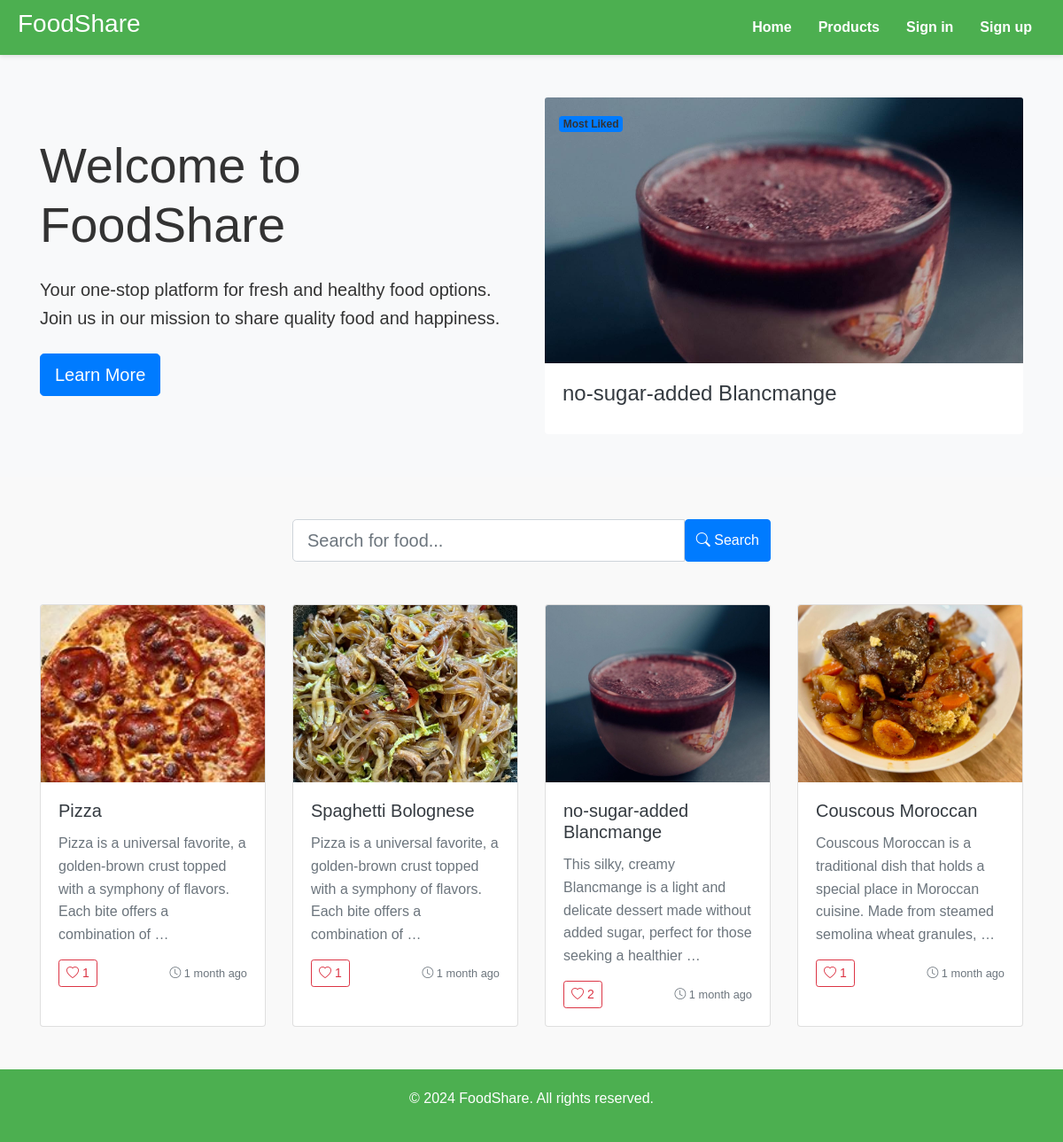
The page / on the database its author committed.
### app/models.py (models this page shows, shortened)
class Food(models.Model):
    category = models.ForeignKey(Category, on_delete=models.CASCADE)
    user = models.ForeignKey(User, on_delete=models.CASCADE)
    title = models.CharField(max_length=150)
    slug = models.CharField(max_length=250, blank=True, null=True)
    description = models.TextField(max_length=500)
    story = models.TextField()
    cuisine = models.ForeignKey(Cuisine, on_delete=models.SET_NULL, blank=True, null=True)
    likes = models.ManyToManyField(User, related_name='liked_recipe', blank=True)
    thumbnail = models.ImageField(upload_to='thumbnail/')
    img = models.ImageField(upload_to='media/', blank=True, null=True)
    created_at = models.DateTimeField(auto_now_add=True)

### app/views.py (the view, shortened to what this page needs)
# urls.py: path('', views.home, name='home'),
def home(request):
    search = request.GET.get('search')
    foods = Food.objects.all()
    best_food = Food.objects.annotate(total_likes=Count('likes')).order_by('-total_likes')[:1]
    context = {
        'foods' : foods,
        'best_food' : best_food,
        }
    return render(request, 'pages/home.html', context)

### app/templates/pages/home.html (shortened to what this page needs)
{% extends 'pages/base.html' %}
{% load static %}
{% block content %}
<div class="container-fluid bg-light py-5">
    <div class="container">
        <div class="row align-items-center">
            <div class="col-lg-6 mb-4 mb-lg-0">
                <h1 class="display-4 fw-bold mb-4">Welcome to FoodShare</h1>
                <p class="lead mb-4">Your one-stop platform for fresh and healthy food options. Join us in our mission to share quality food and happiness.</p>
                <a href="{% url 'food_list' %}" class="btn btn-primary btn-lg">Learn More</a>
            </div>
            <div class="col-lg-6">
                {% if best_food %}
                    {% for food in best_food %}
                        <div class="card shadow-sm border-0 h-100">
                            <div class="position-absolute top-0 end-0 m-3">
                                <span class="badge bg-primary">Most Liked</span>
                            </div>
                            <a href="{% url 'food_detail' food.slug %}">
                                <img src="{{ food.thumbnail.url }}" class="card-img-top" alt="{{ food.title }}" style="height: 300px; object-fit: cover;">
                            </a>
                            <div class="card-body">
                                <h3 class="card-title h4">
                                    <a href="{% url 'food_detail' food.slug %}" class="text-decoration-none text-dark">
                                        {{ food.title }}
                                    </a>
                                </h3>
                            </div>
                        </div>
                    {% endfor %}
                {% endif %}
            </div>
        </div>
    </div>
</div>
<div class="container py-5">
    <form method="get" class="row justify-content-center mb-5">
        <div class="col-md-8 col-lg-6">
            <div class="input-group">
                <input name="search" value="{{ search }}" class="form-control form-control-lg" type="search" placeholder="Search for food..." aria-label="Search">
                <button class="btn btn-primary" type="submit">
                    <i class="bi bi-search"></i> Search
                </button>
            </div>
        </div>
    </form>
    <div class="row row-cols-1 row-cols-md-2 row-cols-lg-3 g-4">
        {% for food in foods %}
            <div class="col">
                <div class="card h-100 shadow-sm hover-shadow">
                    <a href="{% url 'food_detail' food.slug %}" class="text-decoration-none">
                        <img src="{{ food.thumbnail.url }}" class="card-img-top" alt="{{ food.title }}" style="height: 200px; object-fit: cover;">
                    </a>
                    <div class="card-body">
                        <h3 class="card-title h5">
                            <a href="{% url 'food_detail' food.slug %}" class="text-decoration-none text-dark">
                                {{ food.title }}
                            </a>
                        </h3>
                        <p class="card-text text-muted">{{ food.description|truncatewords:20 }}</p>
                        <div class="d-flex justify-content-between align-items-center">
                            <form action="{% url 'likes' food.slug %}" method="post" class="d-inline">
                                {% if user in food.likes.all %}
                                    <button class="btn btn-sm btn-danger" type="submit">
                                        <i class="bi bi-heart-fill"></i> {{ food.likes.count }}
                                    </button>
                                {% else %}
                                    <button class="btn btn-sm btn-outline-danger" type="submit">
                                        <i class="bi bi-heart"></i> {{ food.likes.count }}
                                    </button>
                                {% endif %}
                            </form>
                            <small class="text-muted">
                                <i class="bi bi-clock"></i> {{ food.created_at|timesince }} ago
                            </small>
                        </div>
                    </div>
                </div>
            </div>
        {% endfor %}
    </div>
</div>
{% endblock content %}

### app/static/css/style.css (style rules this page uses)
a { color: black; text-decoration: none; }
body { margin: 0; font-family: 'Arial', sans-serif; background-color: #f9f9f9; color: #333; line-height: 1.6; }
.hover-shadow { transition: all 0.3s ease; }

### rows shown on the page
Food: thumbnail (picture), title "no-sugar-added Blancmange", description "This silky, creamy Blancmange is a light and delicate dessert made without added sugar, perfect for those seeking a healthier …", likes.count "2", created_at "1 month"
Food: thumbnail (picture), title "Pizza", description "Pizza is a universal favorite, a golden-brown crust topped with a symphony of flavors. Each bite offers a combination of …", likes.count "1", created_at "1 month"
Food: thumbnail (picture), title "Spaghetti Bolognese", description "Pizza is a universal favorite, a golden-brown crust topped with a symphony of flavors. Each bite offers a combination of …", likes.count "1", created_at "1 month"
Food: thumbnail (picture), title "Couscous Moroccan", description "Couscous Moroccan is a traditional dish that holds a special place in Moroccan cuisine. Made from steamed semolina wheat granules, …", likes.count "1", created_at "1 month"
